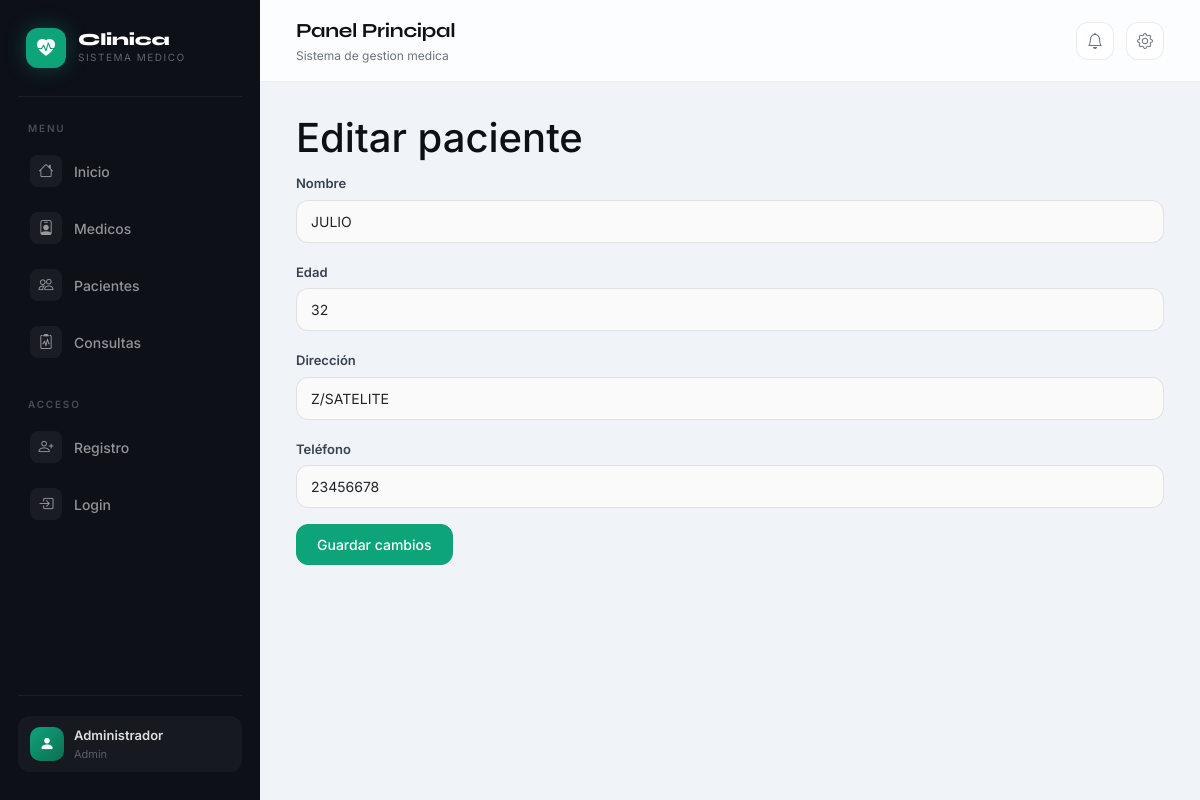
/pacientes/editar/2, run on the app's committed database.
### app/models/paciente.py (models this page shows)
class Paciente(db.Model):
    id = db.Column(db.Integer, primary_key=True)
    nombre = db.Column(db.String(100), nullable=False)
    edad = db.Column(db.Integer, nullable=False)
    direccion = db.Column(db.String(200), nullable=False)
    telefono = db.Column(db.String(20), nullable=False)
    consultas = db.relationship("Consulta", back_populates="paciente")

### app/controllers/paciente_controller.py (the view, shortened to what this page needs)
@paciente_bp.route("/editar/<int:id>", methods=["GET", "POST"])
def editar_paciente(id):
    paciente = Paciente.query.get_or_404(id)
    return render_template("pacientes/editar.html", paciente=paciente)

### app/templates/pacientes/editar.html (shortened to what this page needs)
{% extends "layout.html" %}
{% block content %}
<h1>Editar paciente</h1>
<form method="POST">
    <div class="mb-3">
        <label class="form-label">Nombre</label>
        <input type="text" name="nombre" class="form-control" value="{{ paciente.nombre }}">
    </div>
    <div class="mb-3">
        <label class="form-label">Edad</label>
        <input type="number" name="edad" class="form-control" value="{{ paciente.edad }}">
    </div>
    <div class="mb-3">
        <label class="form-label">Dirección</label>
        <input type="text" name="direccion" class="form-control" value="{{ paciente.direccion }}">
    </div>
    <div class="mb-3">
        <label class="form-label">Teléfono</label>
        <input type="text" name="telefono" class="form-control" value="{{ paciente.telefono }}">
    </div>
    <button type="submit" class="btn btn-primary">Guardar cambios</button>
</form>
{% endblock %}

### app/templates/layout.html (style rules this page uses)
:root { --bg: #f0f4f8; --primary: #0ea47a; --primary-dark: #0b8a66; --primary-glow: rgba(14,164,122,0.18); --sidebar-bg: #0d1117; --sidebar-border: rgba(255,255,255,0.06); --card-radius: 20px; --text-main: #0d1117; --text-muted: #6b7280; --white: #ffffff; }
*, *::before, *::after { box-sizing: border-box; margin: 0; padding: 0; }
body { background: var(--bg); font-family: 'Inter', sans-serif; color: var(--text-main); min-height: 100vh; }
.btn { border-radius: 12px; font-weight: 500; font-size: 14px; padding: 9px 20px; }
.btn-primary { background: var(--primary); border-color: var(--primary); }
.form-control, .form-select { border-radius: 12px; border: 1.5px solid rgba(0,0,0,0.1); padding: 10px 14px; font-size: 14px; transition: all 0.18s ease; background: #fafafa; }
.form-label { font-size: 13px; font-weight: 600; color: #374151; margin-bottom: 6px; }

### data on the page
Paciente: nombre "JULIO", edad "32", direccion "Z/SATELITE", telefono "23456678"
